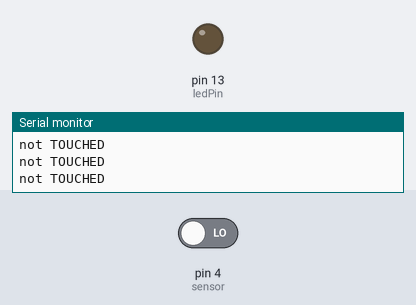
A sketch run on a simulated Arduino Uno, built with avr-gcc and run on an emulated ATmega328P. Shown: output pins drawn as LEDs (lit = HIGH), the last lines printed to the serial monitor. The test bench sets the inputs (shaded band); at power-on: pin 4 (sensor) LOW.

Above: at 1.8 s.
1.9 s: pin 4 (sensor) driven HIGH
At 3.1 s:
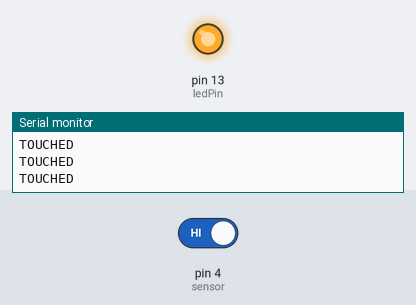
3.5 s: pin 4 (sensor) driven LOW
At 4.3 s:
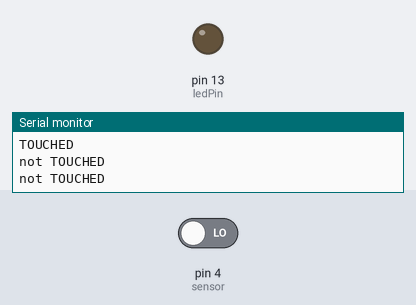
Timing chart, 0 to 6.5 s (numbered marks = the images above; inputs shaded):
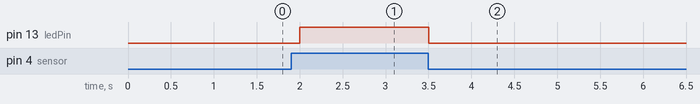

The sketch:

touchsensor.ino
```cpp
#define sensor 4
int ledPin = 13;

void setup() {
  // put your setup code here, to run once:
Serial.begin(9600);
pinMode(ledPin,OUTPUT);
pinMode(sensor,INPUT);
}

void loop() {
  // put your main code here, to run repeatedly:
int value = digitalRead(sensor);
if(value == 1)
{
  digitalWrite(ledPin, 1);
  Serial.println("TOUCHED ");
}
else
{
  digitalWrite(ledPin,0);
  Serial.println("not TOUCHED ");
}
delay(500);
}
```

Measured:
- after the input at 1.9 s, pin 13 (ledPin): LOW → HIGH after 0.10 s
- after the input at 3.5 s, pin 13 (ledPin): HIGH → LOW at once
